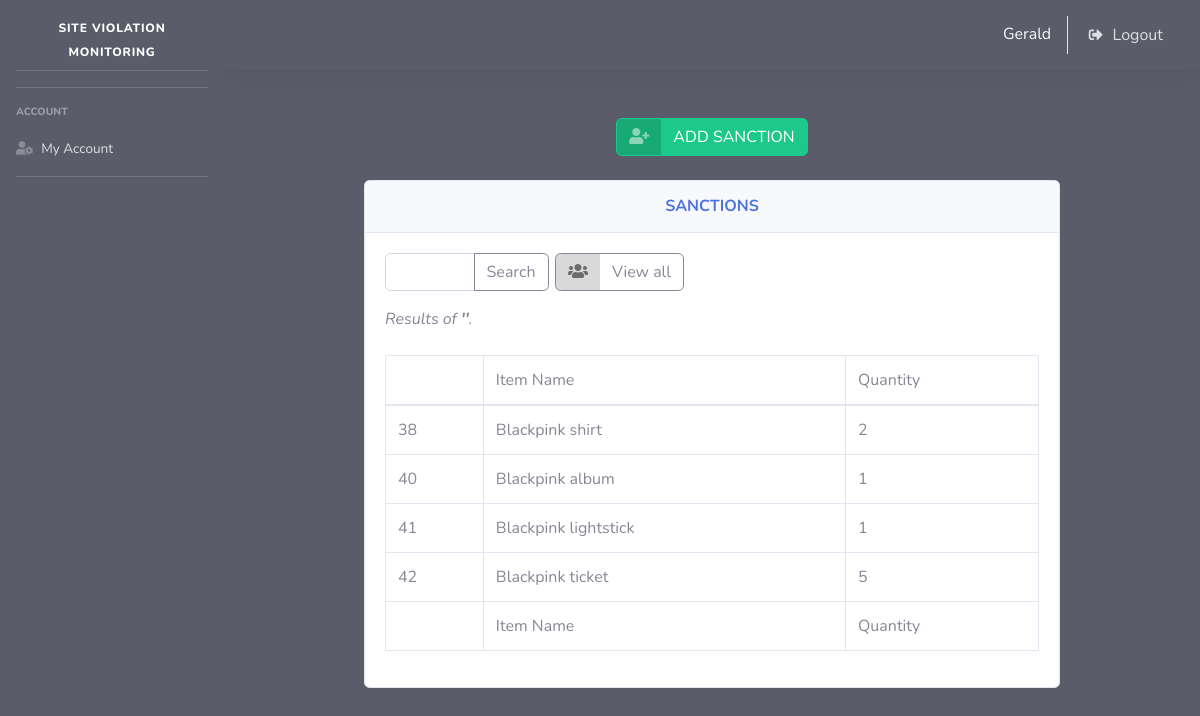
The page /sanc_search.php (signed in) on the database its author committed.
### tables this page shows
CREATE TABLE `sanctions` (
  `sanction_id` int(11) NOT NULL,
  `sanction_name` text NOT NULL,
  `quantity` int(11) NOT NULL,
  `status` int(11) NOT NULL
);

### perfect_function.php (called while the page is built, shortened)
<?php
function getConnection()
{
	$servername = "localhost";
	$username = "root";
	$password = "";
	$dbname = "site_violation2";
	$conn = new mysqli($servername, $username, $password, $dbname);
	return $conn;
}
function search_sanc($table_name, $search)
{
	$conn = getConnection();
	$sql = "SELECT * FROM $table_name where
	 sanction_id LIKE '%$search%' OR
	 sanction_name LIKE '%$search%' OR
	 quantity LIKE '%$search%'";
	$result = $conn->query($sql);
	return $result;
}
?>

### sanc_search.php (the view, shortened to what this page needs)
<?php
include "header.php";
include "perfect_function.php";
?>
<div align=center>
<br>
<a href="sanc_add.php" class="btn btn-success btn-icon-split">
    <span class="icon text-white-50">
        <i class="fas fa-user-plus"></i>
</span>
<span class="text">
    ADD SANCTION
</span>
</a>
<br><br>
<div class="card w-75">
            <div class="card-header py-3">
              <h6 class="m-0 font-weight-bold text-primary">SANCTIONS</h6>
            </div>
            <div class="card-body">
            <form method="post" action="sanc_search.php">
                    <div class="input-group mb-3 w-25" style="float: left;">
                    <input type="text" class="form-control" placeholder="" name="search" autocomplete="off" required>
                        <div class="input-group-append">
                            <button class="btn btn-outline-secondary" type="submit" id="button-addon2">Search</button>
                        </div>
                        </div>
                </form>
                <a href="sanc_manage.php" class="btn btn-outline-secondary btn-icon-split" style="float: left; margin-left: 1%;">
                    <span class="icon text-black-50">
                    <i class="fas fa-users"></i>
                </span>
                <span class="text">
                    View all
                </span>
                </a>
              <div class="table-responsive">
                <table class="table table-bordered" id="dataTable" width="100%" cellspacing="0">
    <thead>
    <tr>
        <td>&nbsp;</td>
        <td>Item Name</td>
        <td>Quantity</td>
    </tr>
    </thead>
    <tfoot>
    <tr>
        <td>&nbsp;</td>
        <td>Item Name</td>
        <td>Quantity</td>
    </tr>
    </tfoot>
    <tbody>
    <?php
        $table_name="sanctions";
        $search=$_POST['search'];
        echo "<div style='float:left;'><i>Results of <b>"
                ."'".$_POST['search']."'"
                ."</b>.</i><br><br></div>";
        $user_data=search_sanc($table_name, $search);
        foreach ($user_data as $key => $row) {
            $sanction_id=$row['sanction_id'];
            $sanction_name=$row['sanction_name'];
            $quantity=$row['quantity'];
    ?>
    <tr>
        <td><?= $sanction_id ?></td>
        <td><?= $sanction_name ?></td>
        <td><?= $quantity ?></td>
    </tr>
        <?php   }   ?>
    </tbody>
</table>
</div>
</div>
</div>

### rows shown on the page
sanctions: sanction_id "38", sanction_name "Blackpink shirt", quantity "2"
sanctions: sanction_id "40", sanction_name "Blackpink album", quantity "1"
sanctions: sanction_id "41", sanction_name "Blackpink lightstick", quantity "1"
sanctions: sanction_id "42", sanction_name "Blackpink ticket", quantity "5"

### other values the page prints
$_SESSION['firstlast'] "Gerald"
